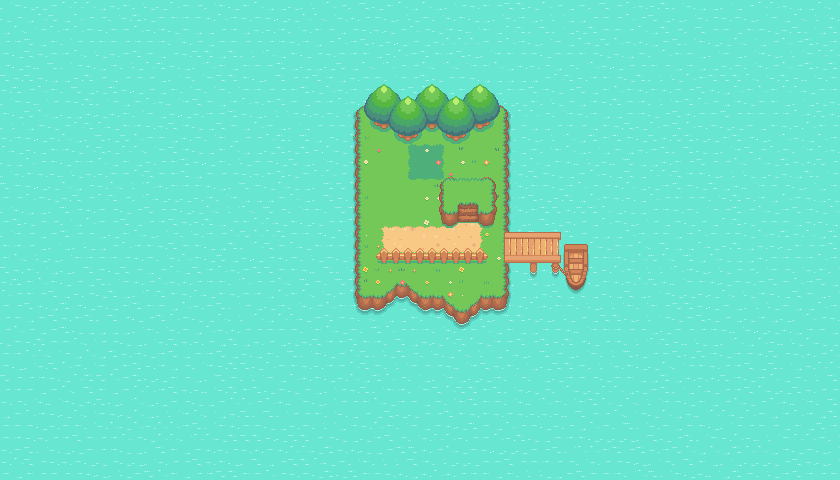

Tiled map render using the project's own tile images. Description and the map definition, with tile-layer contents summarised, below:
An orthogonal 70x40 tile map with 12x12 px tiles, 10 tile layers (Water, Island, Paths, Battle Patch, ...), 3 hidden layers not drawn, 2 tilesets.

<map version="1.8" tiledversion="1.8.4" orientation="orthogonal" renderorder="right-down" width="70" height="40" tilewidth="12" tileheight="12" infinite="0" nextlayerid="14" nextobjectid="1">
 <tileset firstgid="1" source="Pokemon Style Game.tsx" />
 <tileset firstgid="1025" source="CollisionTileSet.tsx" />
 <layer id="1" name="Water" width="70" height="40">
  <data>[2800 cells, 2800 non-empty, 9 distinct tile ids]</data>
 </layer>
 <layer id="2" name="Island" width="70" height="40">
  <data>[2800 cells, 278 non-empty, 73 distinct tile ids]</data>
 </layer>
 <layer id="7" name="Paths" width="70" height="40">
  <data>[2800 cells, 39 non-empty, 16 distinct tile ids]</data>
 </layer>
 <layer id="8" name="Battle Patch" width="70" height="40">
  <data>[2800 cells, 9 non-empty, 9 distinct tile ids]</data>
 </layer>
 <layer id="9" name="Grass and Flowers" width="70" height="40">
  <data>[2800 cells, 50 non-empty, 27 distinct tile ids]</data>
 </layer>
 <layer id="10" name="Fence" width="70" height="40">
  <data>[2800 cells, 28 non-empty, 12 distinct tile ids]</data>
 </layer>
 <layer id="11" name="Dock" width="70" height="40">
  <data>[2800 cells, 48 non-empty, 48 distinct tile ids]</data>
 </layer>
 <layer id="5" name="Trees" width="70" height="40">
  <data>[2800 cells, 60 non-empty, 20 distinct tile ids]</data>
 </layer>
 <layer id="6" name="Trees 1" width="70" height="40">
  <data>[2800 cells, 40 non-empty, 20 distinct tile ids]</data>
 </layer>
 <layer id="3" name="Plateau" width="70" height="40">
  <data>[2800 cells, 35 non-empty, 35 distinct tile ids]</data>
 </layer>
 <layer id="4" name="House" width="70" height="40" visible="0">
  <data>[2800 cells, 48 non-empty, 48 distinct tile ids]</data>
 </layer>
 <layer id="12" name="Collisions" width="70" height="40" visible="0" opacity="0.6">
  <data>[2800 cells, 102 non-empty, 1 distinct tile ids]</data>
 </layer>
 <layer id="13" name="Foreground Objects" width="70" height="40" visible="0">
  <data>[2800 cells, 18 non-empty, 12 distinct tile ids]</data>
 </layer>
</map>
